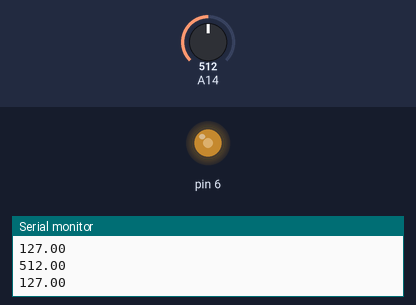
Bench run of a sketch on a simulated Arduino Mega 2560, built with avr-gcc and run on an emulated ATmega2560. Shown: output pins drawn as LEDs (lit = HIGH), the last lines printed to the serial monitor. Inputs (shaded band) come from the test bench; at power-on: A14 = 512.

Above: at 1.8 s.
1.9 s: A14 set to 716
At 2.9 s:
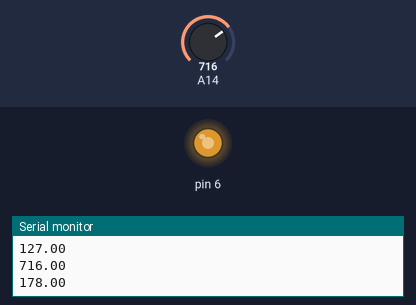
3.5 s: A14 set to 900
At 4.5 s:
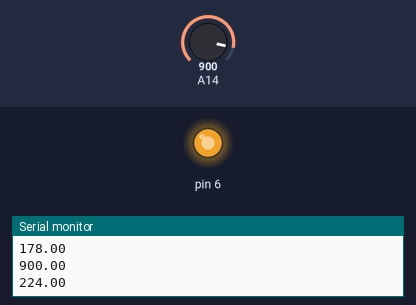
5.5 s: A14 set to 122
At 7.2 s:
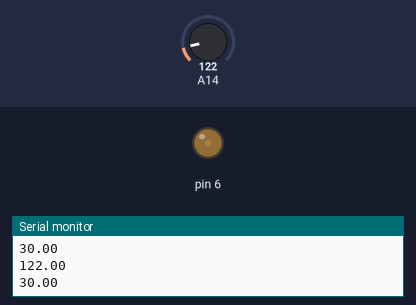
7.5 s: A14 set to 0
At 8.9 s:
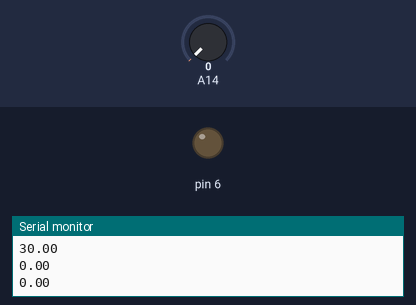
9.5 s: A14 set to 511
At 10.5 s:
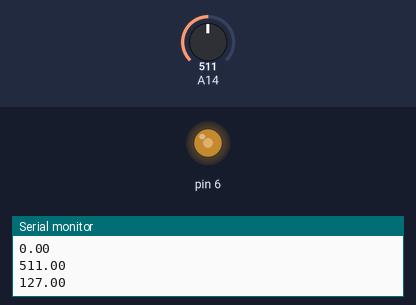
Timing chart, 0 to 12.5 s (numbered marks = the images above; inputs shaded):
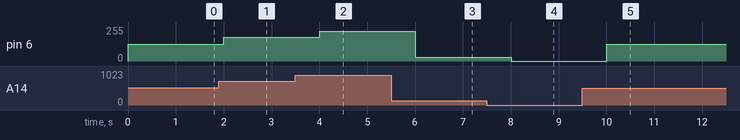

Measured:
- after the input at 1.9 s, pin 6: 127/255 → 178/255 after 0.10 s
- after the input at 3.5 s, pin 6: 178/255 → 224/255 after 0.51 s
- after the input at 5.5 s, pin 6: 224/255 → 30/255 after 0.51 s
- after the input at 7.5 s, pin 6: 30/255 → 0/255 after 0.51 s
- after the input at 9.5 s, pin 6: 0/255 → 127/255 after 0.51 s

The sketch:

analogRead_to_write.ino
```cpp
void setup() {
  // put your setup code here, to run once:
pinMode(6,OUTPUT);
Serial.begin(9600);
}

void loop() {
 float a,b;
 a=analogRead(A14);
 Serial.println(a);

 b=map(a,0,1023,0,255);
 Serial.println(b);
analogWrite(6,b);
delay(1000);}
```
